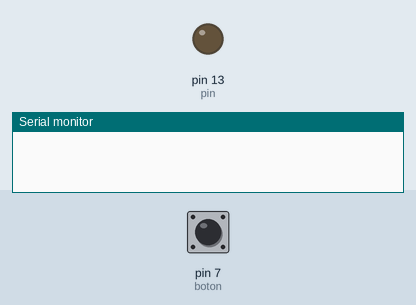
Bench run of a sketch on a simulated Arduino Uno, built with avr-gcc and run on an emulated ATmega328P. Parts: output pins drawn as LEDs (lit = HIGH), the last lines printed to the serial monitor. Inputs (shaded band) come from the test bench; at power-on: pin 7 (boton) LOW.

Above: at 1.2 s.
1.3 s: pin 7 (boton) pulled HIGH for 0.15 s
At 2.5 s:
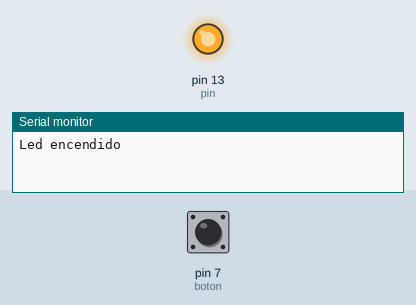
2.9 s: pin 7 (boton) pulled HIGH for 1 s
At 3.7 s:
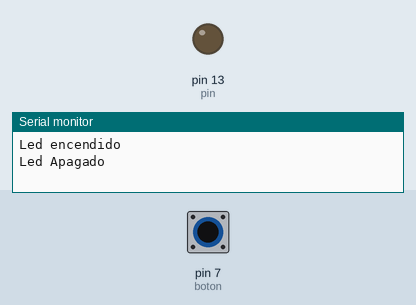
5.4 s: pin 7 (boton) pulled HIGH for 3.2 s
At 6.8 s:
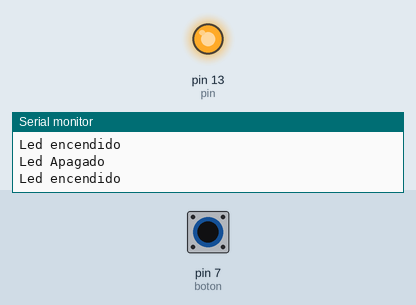
Timing chart, 0 to 8.4 s (numbered marks = the images above; inputs shaded):
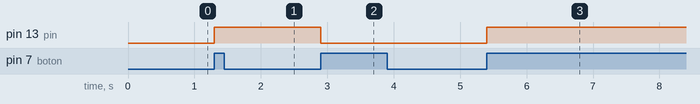

Measured:
- after the input at 1.3 s, pin 13 (pin): LOW → HIGH at once
- after the input at 2.9 s, pin 13 (pin): HIGH → LOW at once
- after the input at 5.4 s, pin 13 (pin): LOW → HIGH at once

The sketch:

tarea1Solucion.ino
```cpp
// Autor: Alejandro Mancilla Huanca - (+591)65537461
// Contacto: alejandro.mancilla.umsa@gmail.com
int pin = 13;
int boton = 7;

int val = 0; // valor que almacenara la accion del boton
int estado = 0; //
int anterior = 0; // anterior valor de VAL

void setup() {
pinMode(pin, OUTPUT);
pinMode(boton, INPUT);
Serial.begin(9600);
}

void loop() {
  val=digitalRead(boton); //lee el estado del boton
  if((val == HIGH) && (anterior == LOW))
  {
    estado=1-estado;
    funcion(pin, estado);
    delay(10);

  }
  anterior=val;

}

void funcion(int pin, int estado)
{  digitalWrite(pin, estado);
   if(estado==1){Serial.println("Led encendido");}
   if(estado==0){Serial.println("Led Apagado");}
}
```
